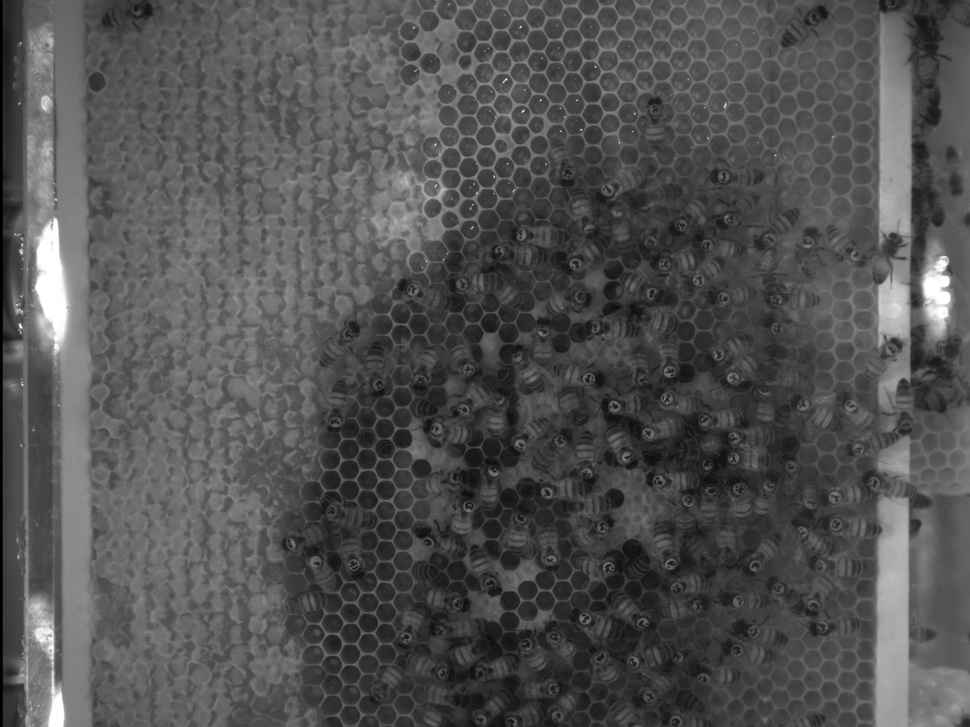
#> input picture combdetection/utils/Cam_0_20140804152006_3.jpeg, 970 x 727 px, shrunk from 4000 x 3000 before the run; its folder holds only this picture in this run
$ python sobel.py Cam_0_20140804152006_3.jpeg   (older library calls are emulated)
#> lines starting #> are read from the running program, lines starting #| are printed output that depends on the picture
import cv2
import os.path
import sys
import glob


def createSobel(file):
    img = cv2.imread(file,cv2.CV_8UC1)
#> img is the input picture: shape (727, 970); min 0, max 255, mean 82
    image_base, extention= os.path.splitext(os.path.basename(file))
    #img = cv2.cvtColor(img, cv2.COLOR_RGB2BGR)
    # create a CLAHE object (Arguments are optional).
    grad_x = cv2.Sobel(img, cv2.CV_16S,1,0,ksize=5)
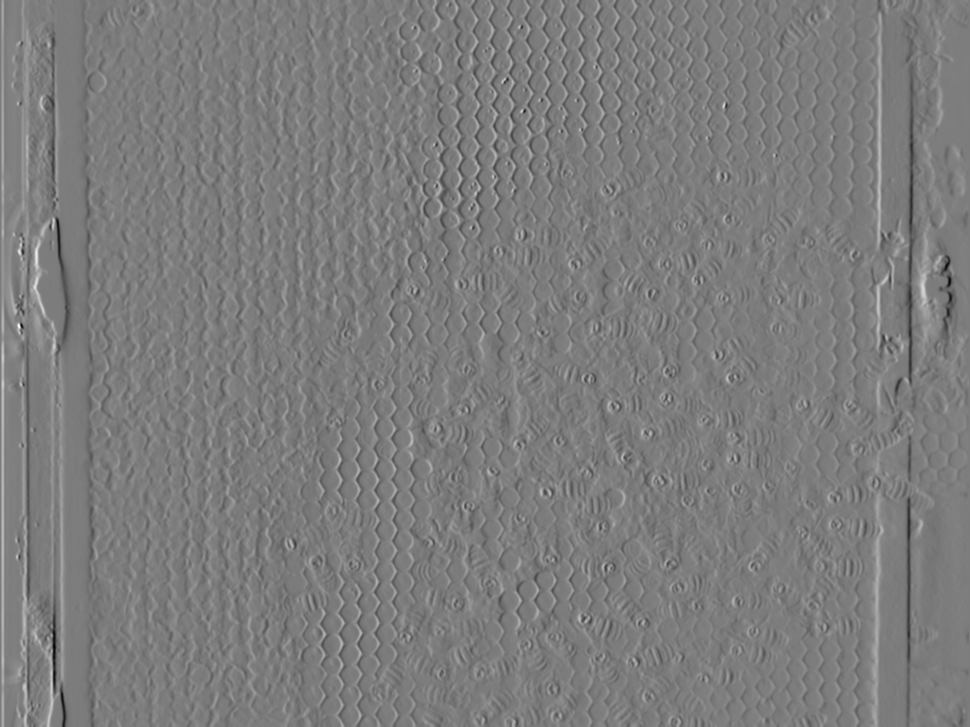
#> grad_x: shape (727, 970) int16; min -6396, max 6701, mean 12.5; drawn with min black and max white
    abs_grad_x = cv2.convertScaleAbs(grad_x)
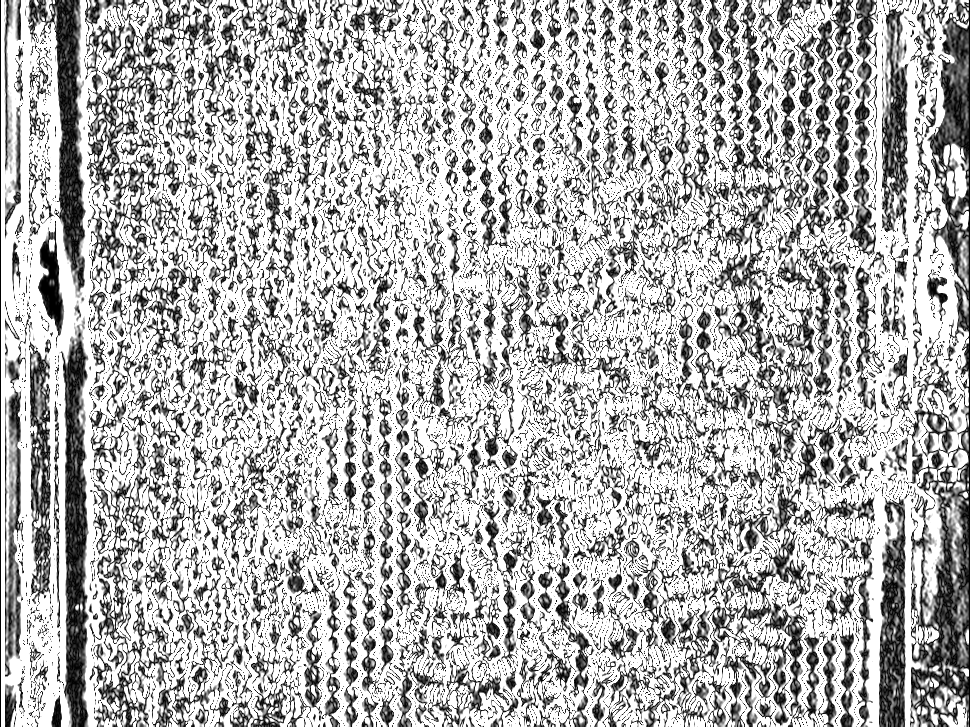
#> abs_grad_x: shape (727, 970); min 0, max 255, mean 177.4
    grad_y  = cv2.Sobel(img,cv2.CV_16S,0,1,ksize=5)
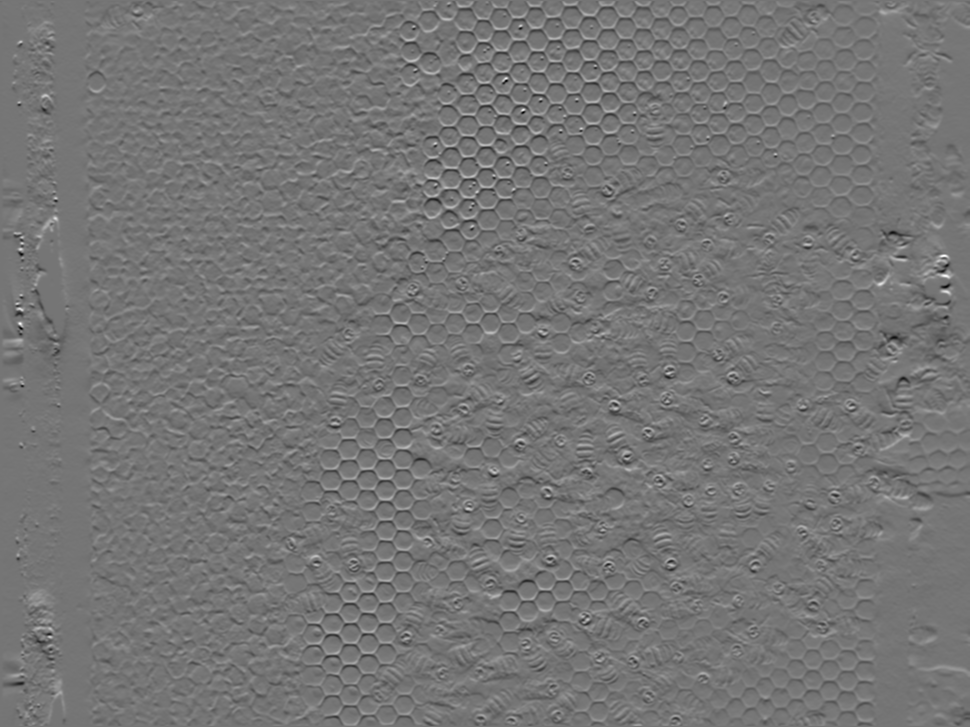
#> grad_y: shape (727, 970) int16; min -4679, max 5464, mean -0.5; drawn with min black and max white
    abs_grad_y = cv2.convertScaleAbs(grad_y)
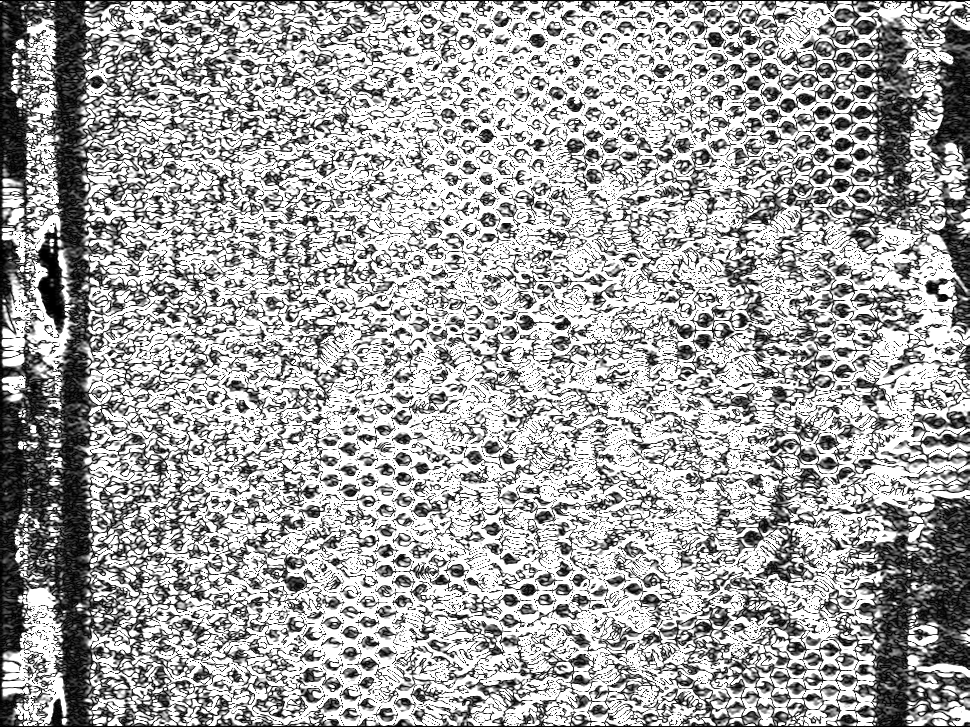
#> abs_grad_y: shape (727, 970); min 0, max 255, mean 164.8
    sobel = cv2.addWeighted(abs_grad_x, .5, abs_grad_y, 0.5, 0)
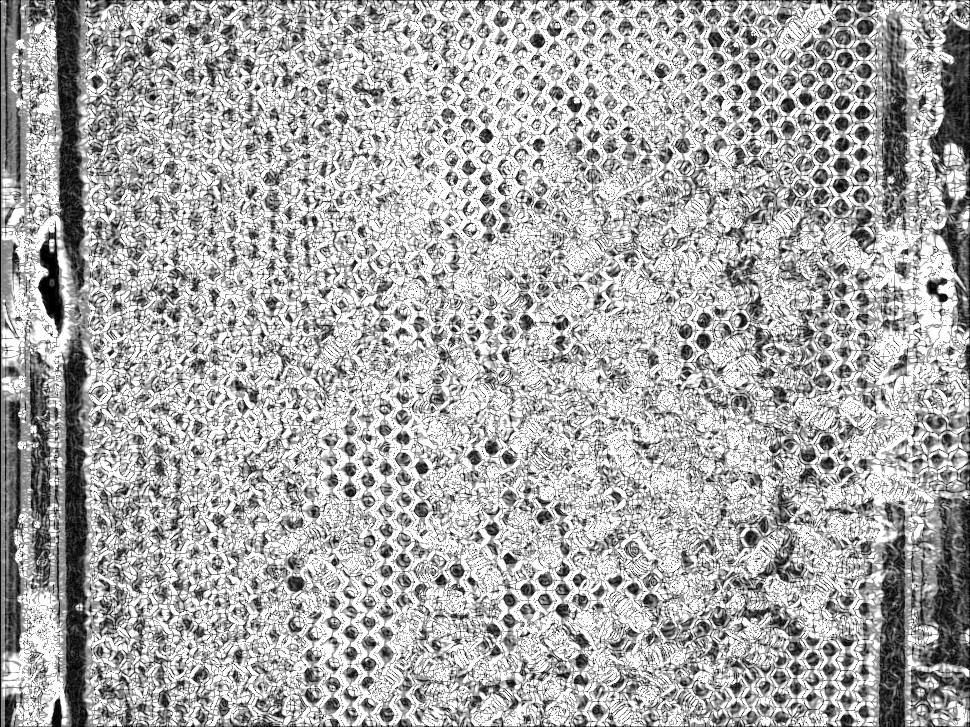
#> sobel: shape (727, 970); min 0, max 255, mean 171.1
    th3 = cv2.adaptiveThreshold(sobel,255,cv2.ADAPTIVE_THRESH_GAUSSIAN_C,cv2.THRESH_BINARY,11,2)
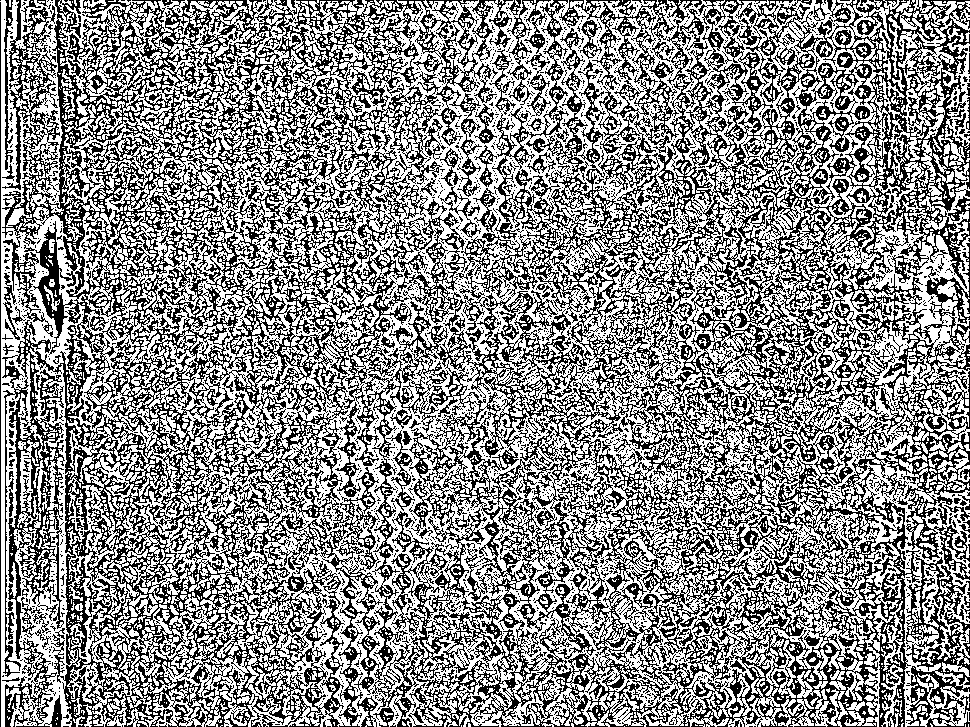
#> th3: shape (727, 970); 55.3% white; black in thin lines or dots
    cv2.namedWindow("image", cv2.WINDOW_AUTOSIZE)
    cv2.imshow("image",th3)
    cv2.waitKey(0)
    #cv2.imwrite('sobel_'+image_base+extention,sobel)


if __name__ == '__main__':

    filename = sys.argv[1]
    if not os.path.isfile(filename):
        if not os.path.isdir(filename):
            print('file not found')
            exit()
        else:
            files = []
            print('path is directory, scan for *.jpeg')
            os.chdir(filename)
            for file in glob.glob("*.jpeg"):
                files.append(os.path.abspath(file))
    else:
        files = [filename]
    for file in files:
        createSobel(os.path.realpath(file))

$ run again, on combdetection/utils/Cam_2_20140801152044_3.jpeg
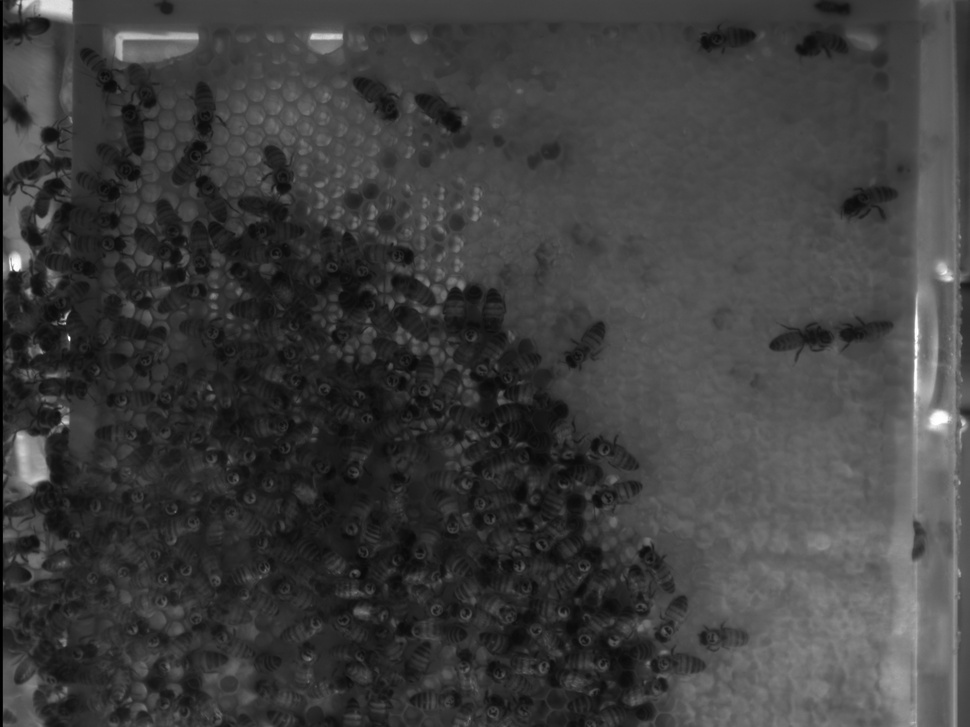
#> input picture combdetection/utils/Cam_2_20140801152044_3.jpeg, 970 x 727 px, shrunk from 4000 x 3000 before the run
#> in createSobel, img is the input picture: shape (727, 970); min 0, max 255, mean 62.4
#> in createSobel, `sobel = cv2.addWeighted(abs_grad_x, .5, abs_grad_y, 0.5, 0)`:
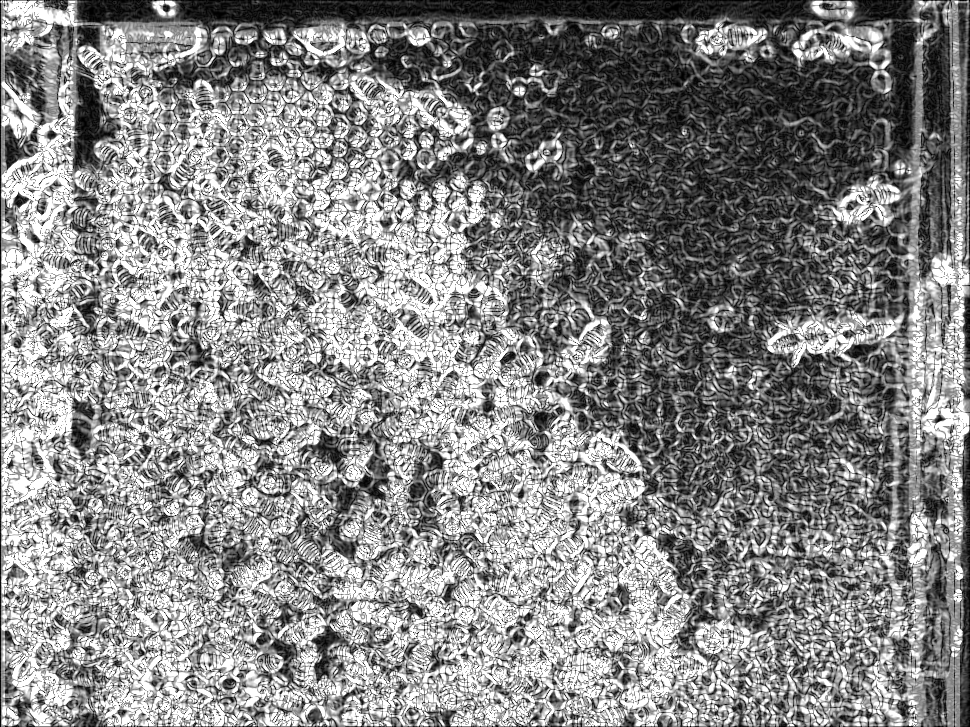
#> sobel: shape (727, 970); min 0, max 255, mean 134.9
#> in createSobel, `th3 = cv2.adaptiveThreshold(sobel,255,cv2.ADAPTIVE_THRESH_GAUSSIAN_C,c..`:
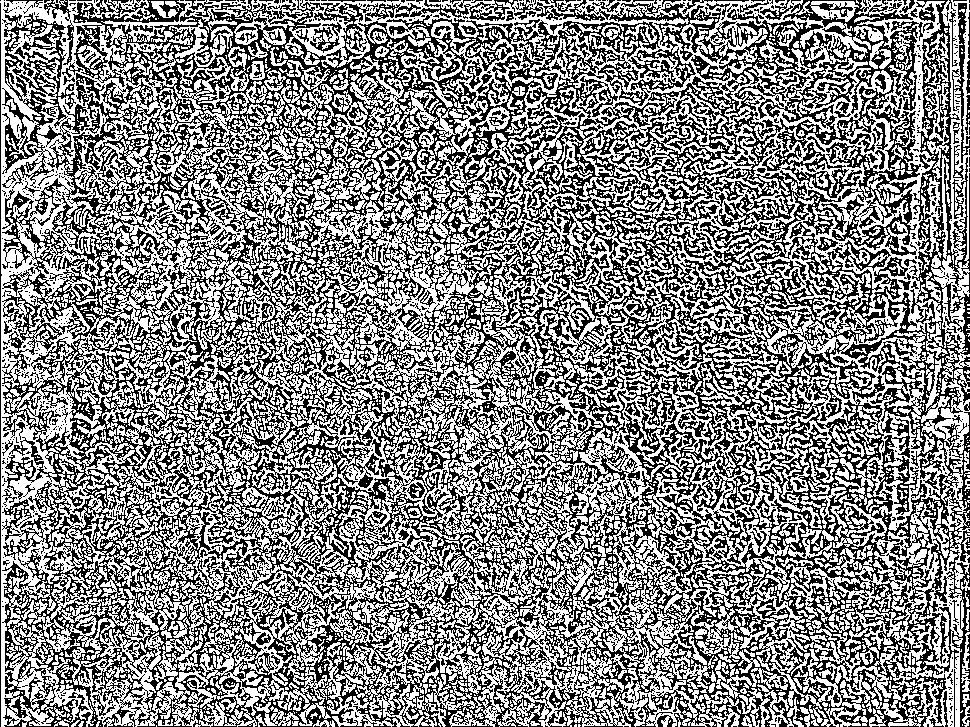
#> th3: shape (727, 970); 53% white; black in thin lines or dots
